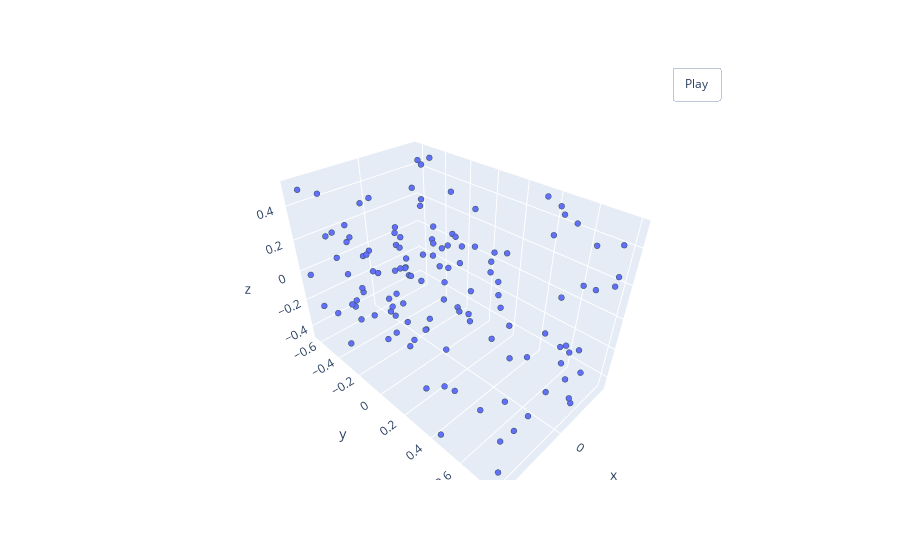

The notebook cell this image was saved under:
### Code cell
norm_pointcloud = Normalize()(pointcloud)
pcshow(*norm_pointcloud.T)
